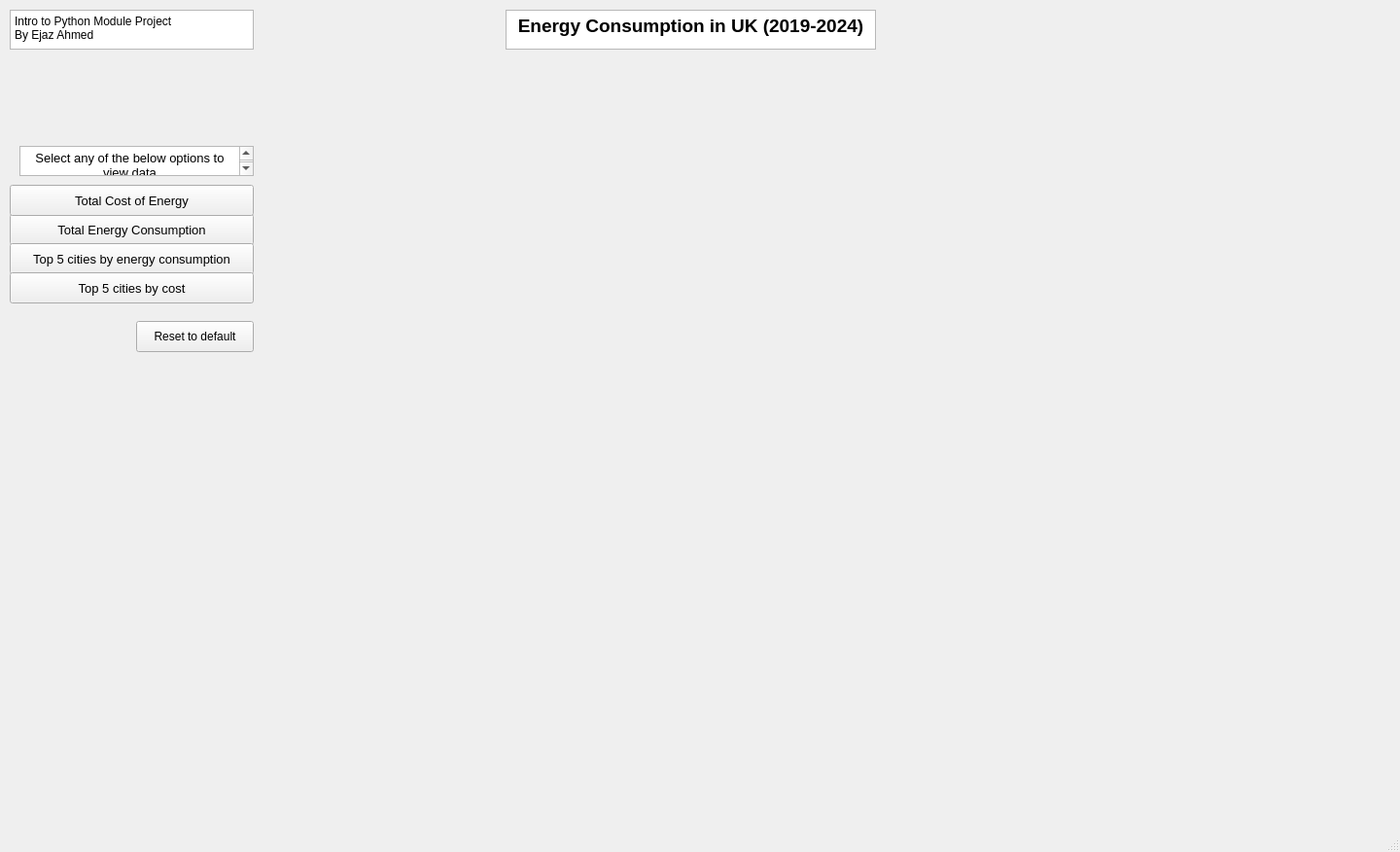
<?xml version="1.0" encoding="UTF-8"?>
<ui version="4.0">
 <class>EnergyConsumptionDashboard</class>
 <widget class="QMainWindow" name="EnergyConsumptionDashboard">
  <property name="geometry">
   <rect>
    <x>0</x>
    <y>0</y>
    <width>1440</width>
    <height>876</height>
   </rect>
  </property>
  <property name="windowTitle">
   <string>MainWindow</string>
  </property>
  <widget class="QWidget" name="centralwidget">
   <widget class="QTextBrowser" name="MainHeading">
    <property name="geometry">
     <rect>
      <x>520</x>
      <y>10</y>
      <width>381</width>
      <height>41</height>
     </rect>
    </property>
    <property name="html">
     <string>&lt;!DOCTYPE HTML PUBLIC &quot;-//W3C//DTD HTML 4.0//EN&quot; &quot;http://www.w3.org/TR/REC-html40/strict.dtd&quot;&gt;
&lt;html&gt;&lt;head&gt;&lt;meta name=&quot;qrichtext&quot; content=&quot;1&quot; /&gt;&lt;style type=&quot;text/css&quot;&gt;
p, li { white-space: pre-wrap; }
&lt;/style&gt;&lt;/head&gt;&lt;body style=&quot; font-family:'.AppleSystemUIFont'; font-size:13pt; font-weight:400; font-style:normal;&quot;&gt;
&lt;p align=&quot;center&quot; style=&quot; margin-top:0px; margin-bottom:0px; margin-left:0px; margin-right:0px; -qt-block-indent:0; text-indent:0px;&quot;&gt;&lt;span style=&quot; font-size:14pt; font-weight:600;&quot;&gt;Energy Consumption in UK (2019-2024)&lt;/span&gt;&lt;/p&gt;&lt;/body&gt;&lt;/html&gt;</string>
    </property>
   </widget>
   <widget class="QTextBrowser" name="MainHeading_Left">
    <property name="geometry">
     <rect>
      <x>10</x>
      <y>10</y>
      <width>251</width>
      <height>41</height>
     </rect>
    </property>
    <property name="html">
     <string>&lt;!DOCTYPE HTML PUBLIC &quot;-//W3C//DTD HTML 4.0//EN&quot; &quot;http://www.w3.org/TR/REC-html40/strict.dtd&quot;&gt;
&lt;html&gt;&lt;head&gt;&lt;meta name=&quot;qrichtext&quot; content=&quot;1&quot; /&gt;&lt;style type=&quot;text/css&quot;&gt;
p, li { white-space: pre-wrap; }
&lt;/style&gt;&lt;/head&gt;&lt;body style=&quot; font-family:'.AppleSystemUIFont'; font-size:13pt; font-weight:400; font-style:normal;&quot;&gt;
&lt;p style=&quot; margin-top:0px; margin-bottom:0px; margin-left:0px; margin-right:0px; -qt-block-indent:0; text-indent:0px;&quot;&gt;&lt;span style=&quot; font-size:9pt;&quot;&gt;Intro to Python Module Project&lt;/span&gt;&lt;/p&gt;
&lt;p style=&quot; margin-top:0px; margin-bottom:0px; margin-left:0px; margin-right:0px; -qt-block-indent:0; text-indent:0px;&quot;&gt;&lt;span style=&quot; font-size:9pt;&quot;&gt;By Ejaz Ahmed&lt;/span&gt;&lt;/p&gt;&lt;/body&gt;&lt;/html&gt;</string>
    </property>
   </widget>
   <widget class="QPushButton" name="totenergyconsumption_btn">
    <property name="geometry">
     <rect>
      <x>10</x>
      <y>220</y>
      <width>251</width>
      <height>32</height>
     </rect>
    </property>
    <property name="font">
     <font>
      <pointsize>10</pointsize>
     </font>
    </property>
    <property name="text">
     <string>Total Energy Consumption</string>
    </property>
   </widget>
   <widget class="QPushButton" name="top5byenergy_btn">
    <property name="geometry">
     <rect>
      <x>10</x>
      <y>250</y>
      <width>251</width>
      <height>32</height>
     </rect>
    </property>
    <property name="font">
     <font>
      <pointsize>10</pointsize>
     </font>
    </property>
    <property name="text">
     <string>Top 5 cities by energy consumption</string>
    </property>
   </widget>
   <widget class="QPushButton" name="top5bycost_btn">
    <property name="geometry">
     <rect>
      <x>10</x>
      <y>280</y>
      <width>251</width>
      <height>32</height>
     </rect>
    </property>
    <property name="font">
     <font>
      <pointsize>10</pointsize>
     </font>
    </property>
    <property name="text">
     <string>Top 5 cities by cost</string>
    </property>
   </widget>
   <widget class="QPushButton" name="totcostofenergy_btn">
    <property name="geometry">
     <rect>
      <x>10</x>
      <y>190</y>
      <width>251</width>
      <height>32</height>
     </rect>
    </property>
    <property name="font">
     <font>
      <pointsize>10</pointsize>
      <weight>50</weight>
      <bold>false</bold>
     </font>
    </property>
    <property name="text">
     <string>Total Cost of Energy</string>
    </property>
   </widget>
   <widget class="QPushButton" name="Reset_btn">
    <property name="geometry">
     <rect>
      <x>140</x>
      <y>330</y>
      <width>121</width>
      <height>32</height>
     </rect>
    </property>
    <property name="font">
     <font>
      <pointsize>9</pointsize>
     </font>
    </property>
    <property name="text">
     <string>Reset to default</string>
    </property>
   </widget>
   <widget class="QTextBrowser" name="textBrowser">
    <property name="geometry">
     <rect>
      <x>20</x>
      <y>150</y>
      <width>241</width>
      <height>31</height>
     </rect>
    </property>
    <property name="html">
     <string>&lt;!DOCTYPE HTML PUBLIC &quot;-//W3C//DTD HTML 4.0//EN&quot; &quot;http://www.w3.org/TR/REC-html40/strict.dtd&quot;&gt;
&lt;html&gt;&lt;head&gt;&lt;meta name=&quot;qrichtext&quot; content=&quot;1&quot; /&gt;&lt;style type=&quot;text/css&quot;&gt;
p, li { white-space: pre-wrap; }
&lt;/style&gt;&lt;/head&gt;&lt;body style=&quot; font-family:'.AppleSystemUIFont'; font-size:13pt; font-weight:400; font-style:normal;&quot;&gt;
&lt;p align=&quot;center&quot; style=&quot; margin-top:0px; margin-bottom:0px; margin-left:0px; margin-right:0px; -qt-block-indent:0; text-indent:0px;&quot;&gt;&lt;span style=&quot; font-size:10pt;&quot;&gt;Select any of the below options to view data&lt;/span&gt;&lt;/p&gt;&lt;/body&gt;&lt;/html&gt;</string>
    </property>
   </widget>
   <widget class="QLabel" name="label">
    <property name="geometry">
     <rect>
      <x>1240</x>
      <y>5</y>
      <width>171</width>
      <height>41</height>
     </rect>
    </property>
    <property name="text">
     <string/>
    </property>
    <property name="pixmap">
     <pixmap>design_assets/800px-University_of_Suffolk_Logo.png</pixmap>
    </property>
    <property name="scaledContents">
     <bool>true</bool>
    </property>
   </widget>
   <widget class="QWidget" name="verticalLayoutWidget">
    <property name="geometry">
     <rect>
      <x>290</x>
      <y>150</y>
      <width>1051</width>
      <height>501</height>
     </rect>
    </property>
    <layout class="QVBoxLayout" name="verticalLayout">
     <property name="spacing">
      <number>0</number>
     </property>
     <property name="sizeConstraint">
      <enum>QLayout::SetDefaultConstraint</enum>
     </property>
    </layout>
   </widget>
  </widget>
  <widget class="QMenuBar" name="menubar">
   <property name="geometry">
    <rect>
     <x>0</x>
     <y>0</y>
     <width>1440</width>
     <height>24</height>
    </rect>
   </property>
  </widget>
  <widget class="QStatusBar" name="statusbar"/>
 </widget>
 <resources/>
 <connections/>
</ui>
